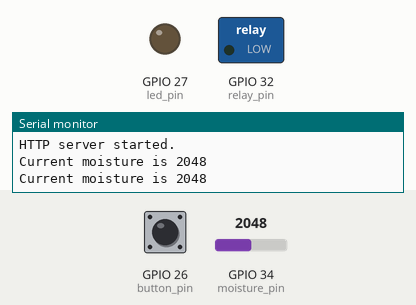
This sketch was run on a simulated ESP32. On the bench: switched loads named in the sketch (green lamp = pin HIGH), output pins drawn as LEDs (lit = HIGH), the last lines printed to the serial monitor. The inputs (shaded band) are chosen by the test bench; at power-on: GPIO 26 (button_pin) HIGH, GPIO 34 (moisture_pin) = 2048. WiFi joins after 1.5 s; servers stay silent unless stated.

Above: at 3.2 s.
3.3 s: GPIO 26 (button_pin) pulled LOW for 1.2 s
At 5.1 s:
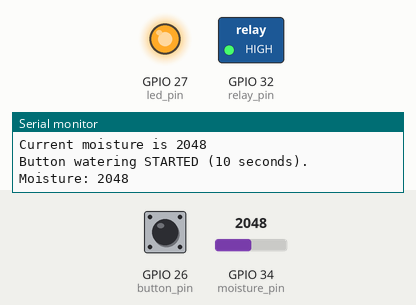
Timing chart, 0 to 15.5 s (numbered marks = the images above; inputs shaded):
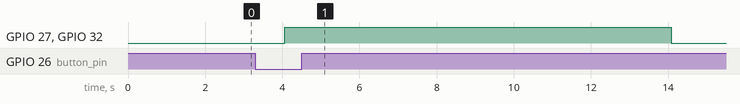

The sketch:

sprint3part2.ino
```cpp
#include <WiFi.h>
#include <WebServer.h>

// Pins im using are D32 & 34 & 26 & 27
const int moisture_pin = 34;
const int relay_pin    = 32;
const int button_pin   = 26;
const int led_pin      = 27;
const int RELAY_ON  = HIGH;  // your board: HIGH = relay energized
const int RELAY_OFF = LOW;


// New thresholds – tune as needed
int low_moisture_threshold  = 1300;  // below this = too dry -> turn ON
int high_moisture_threshold = 2600;  // above this = wet enough -> turn OFF

// WiFi credentials (your hotspot / WiFi)
const char* ssid     = "YOUR_WIFI_NAME";
const char* password = "YOUR_WIFI_PASSWORD";

// IMPORTANT: only this line, no IPAddress variables
WebServer server(80);

// Shared 10-second watering duration (button + app)
const unsigned long WATER_DURATION_MS = 10UL * 1000UL;

bool buttonWatering = false;
bool appWatering    = false;
unsigned long waterEndTime = 0;

void handleStatus() {
  int current_moisture = analogRead(moisture_pin);
  int relayState   = digitalRead(relay_pin);
  bool wateringNow = (relayState == RELAY_ON);

  String json = "{";
  json += "\"moisture\":"   + String(current_moisture) + ",";
  json += "\"isWatering\":" + String(wateringNow ? 1 : 0);
  json += "}";

  server.send(200, "application/json", json);
}

void handleWaterStart() {
  appWatering    = true;
  buttonWatering = false;
  waterEndTime   = millis() + WATER_DURATION_MS;

  Serial.println("App-triggered watering STARTED (10 seconds).");
  server.send(200, "text/plain", "ok");
}


void setup() {
  Serial.begin(115200);   // <--- match Serial Monitor
  delay(500);
  Serial.println();
  Serial.println("Booting irrigation sketch...");

  pinMode(relay_pin, OUTPUT);
  digitalWrite(relay_pin, RELAY_OFF);   // start OFF

  pinMode(button_pin, INPUT_PULLUP);
  pinMode(led_pin, OUTPUT);
  digitalWrite(led_pin, LOW);

  pinMode(moisture_pin, INPUT);

  // WiFi setup
  WiFi.mode(WIFI_STA);
  Serial.print("Connecting to WiFi: ");
  Serial.println(ssid);
  WiFi.begin(ssid, password);

  while (WiFi.status() != WL_CONNECTED) {
    delay(500);
    Serial.print(".");
  }

  Serial.println();
  Serial.println("WiFi connected.");
  Serial.print("ESP32 IP address: ");
  Serial.println(WiFi.localIP());

  // REST endpoints
  server.on("/status",       HTTP_GET,  handleStatus);
  server.on("/water/start",  HTTP_POST, handleWaterStart);

  server.begin();
  Serial.println("HTTP server started.");
}

void loop() {
  server.handleClient();

  int current_moisture = analogRead(moisture_pin);
  int current_button   = digitalRead(button_pin);

  // Starts 10-second watering when pressed
  if (current_button == LOW && !buttonWatering && !appWatering) {
    delay(50);
    if (digitalRead(button_pin) == LOW) {
      buttonWatering = true;
      appWatering    = false;
      waterEndTime   = millis() + WATER_DURATION_MS;

      Serial.print("Button watering STARTED (10 seconds). Moisture: ");
      Serial.println(current_moisture);
    }
  }

  // Timed watering mode
  if (buttonWatering || appWatering) {
    if ((long)(millis() - waterEndTime) < 0) {
      // Keep water ON
      digitalWrite(relay_pin, RELAY_ON);
      digitalWrite(led_pin, HIGH);
    } else {
      // Stop watering
      buttonWatering = false;
      appWatering    = false;
      digitalWrite(relay_pin, RELAY_OFF);
      digitalWrite(led_pin, LOW);

      int new_moisture = analogRead(moisture_pin);
      Serial.print("Timed watering DONE. Moisture: ");
      Serial.println(new_moisture);
    }

    delay(100);
    return; // skip auto logic
  }

  // Automatic mode with new thresholds
  if (current_moisture != 0 && current_moisture < low_moisture_threshold) {
    digitalWrite(relay_pin, RELAY_ON);   // ON
    digitalWrite(led_pin, HIGH);
  } else if (current_moisture > high_moisture_threshold) {
    digitalWrite(relay_pin, RELAY_OFF);  // OFF
    digitalWrite(led_pin, LOW);
  }

  Serial.print("Current moisture is ");
  Serial.println(current_moisture);

  delay(1000);
}
```

Measured:
- after the input at 3.3 s, GPIO 27 (led_pin), GPIO 32 (relay_pin): LOW → HIGH after 0.76 s, → LOW 10.0 s later
